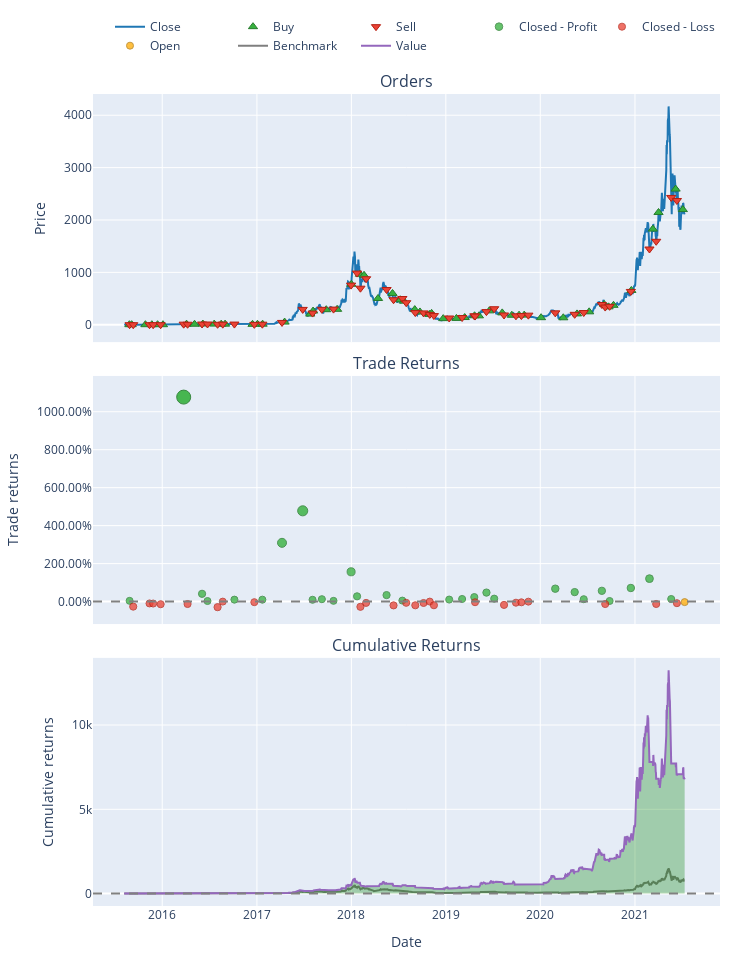

The notebook cell this image was saved under:
### Code cell
# Plot trading strategy
pf.plot().show()

### Figure 1 — Plotly figure (JSON) as saved in the notebook; plotly's stock layout.template omitted (floating-point values rounded to 4 significant figures; data arrays with more than 128 entries replaced by an {"elided": "..."} marker saying what was removed)
{"data": [{"legendgroup": "0", "line": {"color": "#1f77b4"}, "name": "Close", "showlegend": true, "type": "scatter", "uid": "fff6febf-73ba-4d5c-9627-61bd47a6f20d", "x": {"elided": "2162 str values"}, "xaxis": "x", "y": {"elided": "2162 float values"}, "yaxis": "y"}, {"customdata": {"elided": "53x3 float values"}, "hovertemplate": "Order Id: %{customdata[0]}<br>Date: %{x}<br>Price: %{y}<br>Size: %{customdata[1]:.6f}<br>Fees: %{customdata[2]:.6f}", "legendgroup": "1", "marker": {"color": "#37B13F", "line": {"color": "rgb(38,123,44)", "width": 1}, "size": 8, "symbol": "triangle-up"}, "mode": "markers", "name": "Buy", "type": "scatter", "uid": "8cc8a0b4-86cc-455c-8843-19dd8c23adfa", "x": ["2015-08-27T00:00:00+00:00", "2015-09-05T00:00:00+00:00", "2015-10-28T00:00:00+00:00", "2015-11-22T00:00:00+00:00", "2015-12-14T00:00:00+00:00", "2016-01-04T00:00:00+00:00", "2016-04-04T00:00:00+00:00", "2016-05-05T00:00:00+00:00", "2016-06-06T00:00:00+00:00", "2016-07-20T00:00:00+00:00", "2016-08-16T00:00:00+00:00", "2016-08-31T00:00:00+00:00", "2016-12-15T00:00:00+00:00", "2017-01-03T00:00:00+00:00", "2017-01-23T00:00:00+00:00", "2017-04-18T00:00:00+00:00", "2017-07-26T00:00:00+00:00", "2017-08-06T00:00:00+00:00", "2017-09-26T00:00:00+00:00", "2017-11-07T00:00:00+00:00", "2018-01-01T00:00:00+00:00", "2018-02-03T00:00:00+00:00", "2018-02-19T00:00:00+00:00", "2018-04-14T00:00:00+00:00", "2018-06-09T00:00:00+00:00", "2018-07-09T00:00:00+00:00", "2018-07-23T00:00:00+00:00", "2018-09-03T00:00:00+00:00", "2018-09-23T00:00:00+00:00", "2018-10-30T00:00:00+00:00", "2018-11-07T00:00:00+00:00", "2018-12-22T00:00:00+00:00", "2019-02-11T00:00:00+00:00", "2019-03-15T00:00:00+00:00", "2019-04-22T00:00:00+00:00", "2019-05-09T00:00:00+00:00", "2019-06-18T00:00:00+00:00", "2019-08-07T00:00:00+00:00", "2019-09-13T00:00:00+00:00", "2019-10-11T00:00:00+00:00", "2019-10-31T00:00:00+00:00", "2020-01-04T00:00:00+00:00", "2020-03-30T00:00:00+00:00", "2020-05-22T00:00:00+00:00", "2020-07-08T00:00:00+00:00", "2020-09-04T00:00:00+00:00", "2020-09-21T00:00:00+00:00", "2020-10-10T00:00:00+00:00", "2020-12-18T00:00:00+00:00", "2021-03-11T00:00:00+00:00", "2021-04-02T00:00:00+00:00", "2021-06-07T00:00:00+00:00", "2021-07-05T00:00:00+00:00"], "xaxis": "x", "y": [1.148, 1.339, 1.002, 0.968, 0.993, 0.9545, 11.16, 9.826, 13.93, 12.45, 11.14, 11.67, 7.828, 9.725, 10.82, 50.71, 204.0, 261.6, 287.4, 294.7, 772.6, 964.0, 943.9, 501.5, 597.6, 476.7, 450.9, 289.3, 244.3, 197.6, 217.2, 116.8, 121.3, 137.7, 171.9, 170.3, 265.1, 226.4, 181.1, 182.6, 184.0, 135.1, 132.9, 207.2, 246.7, 388.2, 341.8, 371.0, 654.8, 1826.0, 2143.0, 2590.0, 2199.0], "yaxis": "y"}, {"customdata": {"elided": "52x3 float values"}, "hovertemplate": "Order Id: %{customdata[0]}<br>Date: %{x}<br>Price: %{y}<br>Size: %{customdata[1]:.6f}<br>Fees: %{customdata[2]:.6f}", "legendgroup": "2", "marker": {"color": "#EA4335", "line": {"color": "rgb(181,31,18)", "width": 1}, "size": 8, "symbol": "triangle-down"}, "mode": "markers", "name": "Sell", "type": "scatter", "uid": "f538507c-ad89-406e-9b21-38d7c89e9796", "x": ["2015-08-28T00:00:00+00:00", "2015-09-11T00:00:00+00:00", "2015-11-13T00:00:00+00:00", "2015-11-27T00:00:00+00:00", "2015-12-26T00:00:00+00:00", "2016-03-24T00:00:00+00:00", "2016-04-08T00:00:00+00:00", "2016-06-03T00:00:00+00:00", "2016-06-24T00:00:00+00:00", "2016-08-02T00:00:00+00:00", "2016-08-22T00:00:00+00:00", "2016-10-06T00:00:00+00:00", "2016-12-22T00:00:00+00:00", "2017-01-22T00:00:00+00:00", "2017-04-08T00:00:00+00:00", "2017-06-27T00:00:00+00:00", "2017-08-04T00:00:00+00:00", "2017-09-09T00:00:00+00:00", "2017-10-24T00:00:00+00:00", "2017-12-31T00:00:00+00:00", "2018-01-23T00:00:00+00:00", "2018-02-05T00:00:00+00:00", "2018-02-27T00:00:00+00:00", "2018-05-17T00:00:00+00:00", "2018-06-13T00:00:00+00:00", "2018-07-17T00:00:00+00:00", "2018-08-01T00:00:00+00:00", "2018-09-05T00:00:00+00:00", "2018-10-07T00:00:00+00:00", "2018-10-31T00:00:00+00:00", "2018-11-16T00:00:00+00:00", "2019-01-14T00:00:00+00:00", "2019-03-05T00:00:00+00:00", "2019-04-21T00:00:00+00:00", "2019-04-24T00:00:00+00:00", "2019-06-07T00:00:00+00:00", "2019-07-07T00:00:00+00:00", "2019-08-14T00:00:00+00:00", "2019-09-29T00:00:00+00:00", "2019-10-20T00:00:00+00:00", "2019-11-16T00:00:00+00:00", "2020-02-28T00:00:00+00:00", "2020-05-13T00:00:00+00:00", "2020-06-17T00:00:00+00:00", "2020-08-26T00:00:00+00:00", "2020-09-08T00:00:00+00:00", "2020-09-25T00:00:00+00:00", "2020-12-16T00:00:00+00:00", "2021-02-26T00:00:00+00:00", "2021-03-24T00:00:00+00:00", "2021-05-21T00:00:00+00:00", "2021-06-12T00:00:00+00:00"], "xaxis": "x", "y": [1.191, 0.983, 0.9041, 0.868, 0.8546, 11.23, 9.72, 13.85, 14.33, 8.787, 11.12, 12.85, 7.585, 10.7, 44.31, 293.1, 223.1, 294.4, 298.3, 756.7, 986.2, 698.0, 878.3, 672.7, 477.5, 501.0, 420.7, 232.3, 226.1, 197.4, 175.2, 129.1, 137.8, 170.0, 165.8, 250.9, 305.7, 186.6, 170.5, 175.5, 183.3, 226.8, 199.2, 233.0, 386.5, 337.6, 352.2, 636.2, 1446.0, 1593.0, 2431.0, 2372.0], "yaxis": "y"}, {"customdata": [[0, 0, 3.806], [5, 5, 571.3], [7, 7, 222.5], [8, 8, 21.89], [11, 11, 56.24], [13, 13, 59.59], [14, 14, 2018.0], [15, 15, 12770.0], [16, 16, 1447.0], [17, 17, 2120.0], [18, 18, 720.0], [19, 19, 30930.0], [20, 20, 14000.0], [23, 23, 14870.0], [25, 25, 2382.0], [31, 31, 2892.0], [32, 32, 4131.0], [33, 33, 8096.0], [35, 35, 19440.0], [36, 36, 9277.0], [41, 41, 35220.0], [42, 42, 43440.0], [43, 43, 16290.0], [44, 44, 83210.0], [46, 46, 6073.0], [47, 47, 147400.0], [48, 48, 427100.0], [50, 50, 91330.0]], "hovertemplate": "Trade Id: %{customdata[0]}<br>Position Id: %{customdata[1]}<br>Date: %{x}<br>PnL: %{customdata[1]:.6f}<br>Return: %{y}", "legendgroup": "3", "marker": {"color": "#37B13F", "line": {"color": "rgb(38,123,44)", "width": 1}, "opacity": [0.7505, 0.9, 0.7557, 0.7504, 0.7514, 0.7514, 0.7931, 0.8166, 0.7513, 0.7517, 0.7505, 0.7718, 0.7538, 0.7547, 0.7507, 0.7515, 0.7519, 0.7533, 0.7566, 0.7521, 0.7594, 0.7569, 0.7517, 0.7579, 0.7504, 0.7599, 0.7668, 0.7519], "size": [7.024, 14, 7.265, 7.018, 7.065, 7.065, 9.011, 10.11, 7.06, 7.081, 7.024, 8.019, 7.179, 7.221, 7.033, 7.068, 7.088, 7.152, 7.307, 7.099, 7.441, 7.324, 7.081, 7.368, 7.019, 7.464, 7.785, 7.087], "symbol": "circle"}, "mode": "markers", "name": "Closed - Profit", "type": "scatter", "uid": "4e4e7abf-a3a6-4dbe-9d23-48e8d9979012", "x": ["2015-08-28T00:00:00+00:00", "2016-03-24T00:00:00+00:00", "2016-06-03T00:00:00+00:00", "2016-06-24T00:00:00+00:00", "2016-10-06T00:00:00+00:00", "2017-01-22T00:00:00+00:00", "2017-04-08T00:00:00+00:00", "2017-06-27T00:00:00+00:00", "2017-08-04T00:00:00+00:00", "2017-09-09T00:00:00+00:00", "2017-10-24T00:00:00+00:00", "2017-12-31T00:00:00+00:00", "2018-01-23T00:00:00+00:00", "2018-05-17T00:00:00+00:00", "2018-07-17T00:00:00+00:00", "2019-01-14T00:00:00+00:00", "2019-03-05T00:00:00+00:00", "2019-04-21T00:00:00+00:00", "2019-06-07T00:00:00+00:00", "2019-07-07T00:00:00+00:00", "2020-02-28T00:00:00+00:00", "2020-05-13T00:00:00+00:00", "2020-06-17T00:00:00+00:00", "2020-08-26T00:00:00+00:00", "2020-09-25T00:00:00+00:00", "2020-12-16T00:00:00+00:00", "2021-02-26T00:00:00+00:00", "2021-05-21T00:00:00+00:00"], "xaxis": "x2", "y": [0.03806, 10.77, 0.4092, 0.02856, 0.1013, 0.1006, 3.095, 4.78, 0.09375, 0.1255, 0.03789, 1.568, 0.2764, 0.3413, 0.05102, 0.1054, 0.1362, 0.235, 0.4736, 0.1534, 0.6788, 0.4988, 0.1248, 0.5667, 0.03036, 0.7149, 1.208, 0.1341], "yaxis": "y2"}, {"customdata": [[1, 1, -27.59], [2, 2, -7.48], [3, 3, -7.105], [4, 4, -8.591], [6, 6, -80.45], [9, 9, -231.9], [10, 10, -0.9389], [12, 12, -19.02], [21, 21, -17840.0], [22, 22, -3253.0], [24, 24, -11740.0], [26, 26, -3276.0], [27, 27, -9012.0], [28, 28, -2741.0], [29, 29, -30.15], [30, 30, -6577.0], [34, 34, -1497.0], [37, 37, -12260.0], [38, 38, -3368.0], [39, 39, -2086.0], [40, 40, -175.0], [45, 45, -30000.0], [49, 49, -99500.0], [51, 51, -64940.0]], "hovertemplate": "Trade Id: %{customdata[0]}<br>Position Id: %{customdata[1]}<br>Date: %{x}<br>PnL: %{customdata[1]:.6f}<br>Return: %{y}", "legendgroup": "4", "marker": {"color": "#EA4335", "line": {"color": "rgb(181,31,18)", "width": 1}, "opacity": [0.7537, 0.7514, 0.7514, 0.7519, 0.7518, 0.7541, 0.75, 0.7504, 0.7538, 0.751, 0.7528, 0.7509, 0.7527, 0.751, 0.75, 0.7527, 0.7505, 0.7524, 0.7508, 0.7505, 0.75, 0.7518, 0.7518, 0.7512], "size": [7.172, 7.063, 7.067, 7.09, 7.083, 7.191, 7.001, 7.02, 7.179, 7.045, 7.13, 7.043, 7.127, 7.048, 7, 7.125, 7.022, 7.114, 7.037, 7.024, 7.002, 7.084, 7.082, 7.054], "symbol": "circle"}, "mode": "markers", "name": "Closed - Loss", "type": "scatter", "uid": "a42310cb-e6d5-4df3-9740-8389b9190a68", "x": ["2015-09-11T00:00:00+00:00", "2015-11-13T00:00:00+00:00", "2015-11-27T00:00:00+00:00", "2015-12-26T00:00:00+00:00", "2016-04-08T00:00:00+00:00", "2016-08-02T00:00:00+00:00", "2016-08-22T00:00:00+00:00", "2016-12-22T00:00:00+00:00", "2018-02-05T00:00:00+00:00", "2018-02-27T00:00:00+00:00", "2018-06-13T00:00:00+00:00", "2018-08-01T00:00:00+00:00", "2018-09-05T00:00:00+00:00", "2018-10-07T00:00:00+00:00", "2018-10-31T00:00:00+00:00", "2018-11-16T00:00:00+00:00", "2019-04-24T00:00:00+00:00", "2019-08-14T00:00:00+00:00", "2019-09-29T00:00:00+00:00", "2019-10-20T00:00:00+00:00", "2019-11-16T00:00:00+00:00", "2020-09-08T00:00:00+00:00", "2021-03-24T00:00:00+00:00", "2021-06-12T00:00:00+00:00"], "xaxis": "x2", "y": [-0.2658, -0.09814, -0.1034, -0.1394, -0.1289, -0.2942, -0.001688, -0.0311, -0.276, -0.0695, -0.2009, -0.06678, -0.1968, -0.07453, -0.0008858, -0.1934, -0.03519, -0.1757, -0.05856, -0.03853, -0.003362, -0.1304, -0.1275, -0.08408], "yaxis": "y2"}, {"customdata": [[52, 52, -19850.0]], "hovertemplate": "Trade Id: %{customdata[0]}<br>Position Id: %{customdata[1]}<br>Date: %{x}<br>PnL: %{customdata[1]:.6f}<br>Return: %{y}", "legendgroup": "5", "marker": {"color": "#FFAA00", "line": {"color": "rgb(178,118,0)", "width": 1}, "opacity": [0.7504], "size": [7.018], "symbol": "circle"}, "mode": "markers", "name": "Open", "type": "scatter", "uid": "3f507dca-878c-4e6b-a598-e17e9a3b964e", "x": ["2021-07-12T00:00:00+00:00"], "xaxis": "x2", "y": [-0.02806], "yaxis": "y2"}, {"legendgroup": "6", "line": {"color": "#7f7f7f"}, "name": "Benchmark", "showlegend": true, "type": "scatter", "uid": "7fd93b93-0c7a-4fd5-9b23-f01d51599898", "x": {"elided": "2162 str values"}, "xaxis": "x3", "y": {"elided": "2162 float values"}, "yaxis": "y3"}, {"hoverinfo": "skip", "legendgroup": "7", "line": {"color": "rgba(0, 0, 0, 0)", "width": 0}, "opacity": 0, "showlegend": false, "type": "scatter", "uid": "ec07c768-aee4-45a1-863d-e8a77e168b94", "x": {"elided": "2162 str values"}, "xaxis": "x3", "y": {"elided": "2162 int values"}, "yaxis": "y3"}, {"connectgaps": false, "fill": "tonexty", "fillcolor": "rgba(0, 128, 0, 0.3)", "hoverinfo": "skip", "legendgroup": "7", "line": {"color": "rgba(0, 0, 0, 0)", "width": 0}, "opacity": 0, "showlegend": false, "type": "scatter", "uid": "b68a6da0-8895-4fdf-bd3f-cfcfb986facf", "x": {"elided": "2162 str values"}, "xaxis": "x3", "y": {"elided": "2162 float values"}, "yaxis": "y3"}, {"hoverinfo": "skip", "legendgroup": "7", "line": {"color": "rgba(0, 0, 0, 0)", "width": 0}, "opacity": 0, "showlegend": false, "type": "scatter", "uid": "891c1002-4831-464a-bff6-4fec23bef65d", "x": {"elided": "2162 str values"}, "xaxis": "x3", "y": {"elided": "2162 int values"}, "yaxis": "y3"}, {"connectgaps": false, "fill": "tonexty", "fillcolor": "rgba(255, 0, 0, 0.3)", "hoverinfo": "skip", "legendgroup": "7", "line": {"color": "rgba(0, 0, 0, 0)", "width": 0}, "opacity": 0, "showlegend": false, "type": "scatter", "uid": "b65823ba-58c3-4806-a1fe-138e1a746615", "x": {"elided": "2162 str values"}, "xaxis": "x3", "y": {"elided": "2162 float values"}, "yaxis": "y3"}, {"legendgroup": "8", "line": {"color": "#9467bd"}, "name": "Value", "showlegend": true, "type": "scatter", "uid": "16eec1bc-16b8-4e26-88eb-60ebe476bc38", "x": {"elided": "2162 str values"}, "xaxis": "x3", "y": {"elided": "2162 float values"}, "yaxis": "y3"}, {"hoverinfo": "skip", "legendgroup": "7", "line": {"color": "rgba(0, 0, 0, 0)", "width": 0}, "opacity": 0, "showlegend": false, "type": "scatter", "uid": "0d300591-171e-4d4c-8f1c-46ba57477a98", "x": {"elided": "2162 str values"}, "xaxis": "x3", "y": {"elided": "2162 int values"}, "yaxis": "y3"}], "layout": {"annotations": [{"font": {"size": 16}, "showarrow": false, "text": "Orders", "x": 0.5, "xanchor": "center", "xref": "paper", "y": 1, "yanchor": "bottom", "yref": "paper"}, {"font": {"size": 16}, "showarrow": false, "text": "Trade Returns", "x": 0.5, "xanchor": "center", "xref": "paper", "y": 0.6528, "yanchor": "bottom", "yref": "paper"}, {"font": {"size": 16}, "showarrow": false, "text": "Cumulative Returns", "x": 0.5, "xanchor": "center", "xref": "paper", "y": 0.3056, "yanchor": "bottom", "yref": "paper"}], "height": 960, "legend": {"orientation": "h", "traceorder": "normal", "x": 1, "xanchor": "right", "y": 1.042, "yanchor": "bottom"}, "margin": {"b": 30, "l": 30, "r": 30, "t": 30}, "shapes": [{"line": {"color": "gray", "dash": "dash"}, "type": "line", "x0": 0, "x1": 1, "xref": "paper", "y0": 0, "y1": 0, "yref": "y2"}, {"line": {"color": "gray", "dash": "dash"}, "type": "line", "x0": 0, "x1": 1, "xref": "paper", "y0": 1, "y1": 1, "yref": "y3"}], "width": 750, "xaxis": {"anchor": "y", "domain": [0, 1], "matches": "x3", "showticklabels": false}, "xaxis2": {"anchor": "y2", "domain": [0, 1], "matches": "x3", "showticklabels": false}, "xaxis3": {"anchor": "y3", "domain": [0, 1], "title": {"text": "Date"}}, "yaxis": {"anchor": "x", "domain": [0.6944, 1], "title": {"text": "Price"}}, "yaxis2": {"anchor": "x2", "domain": [0.3472, 0.6528], "tickformat": ".2%", "title": {"text": "Trade returns"}}, "yaxis3": {"anchor": "x3", "domain": [0, 0.3056], "title": {"text": "Cumulative returns"}}}}
